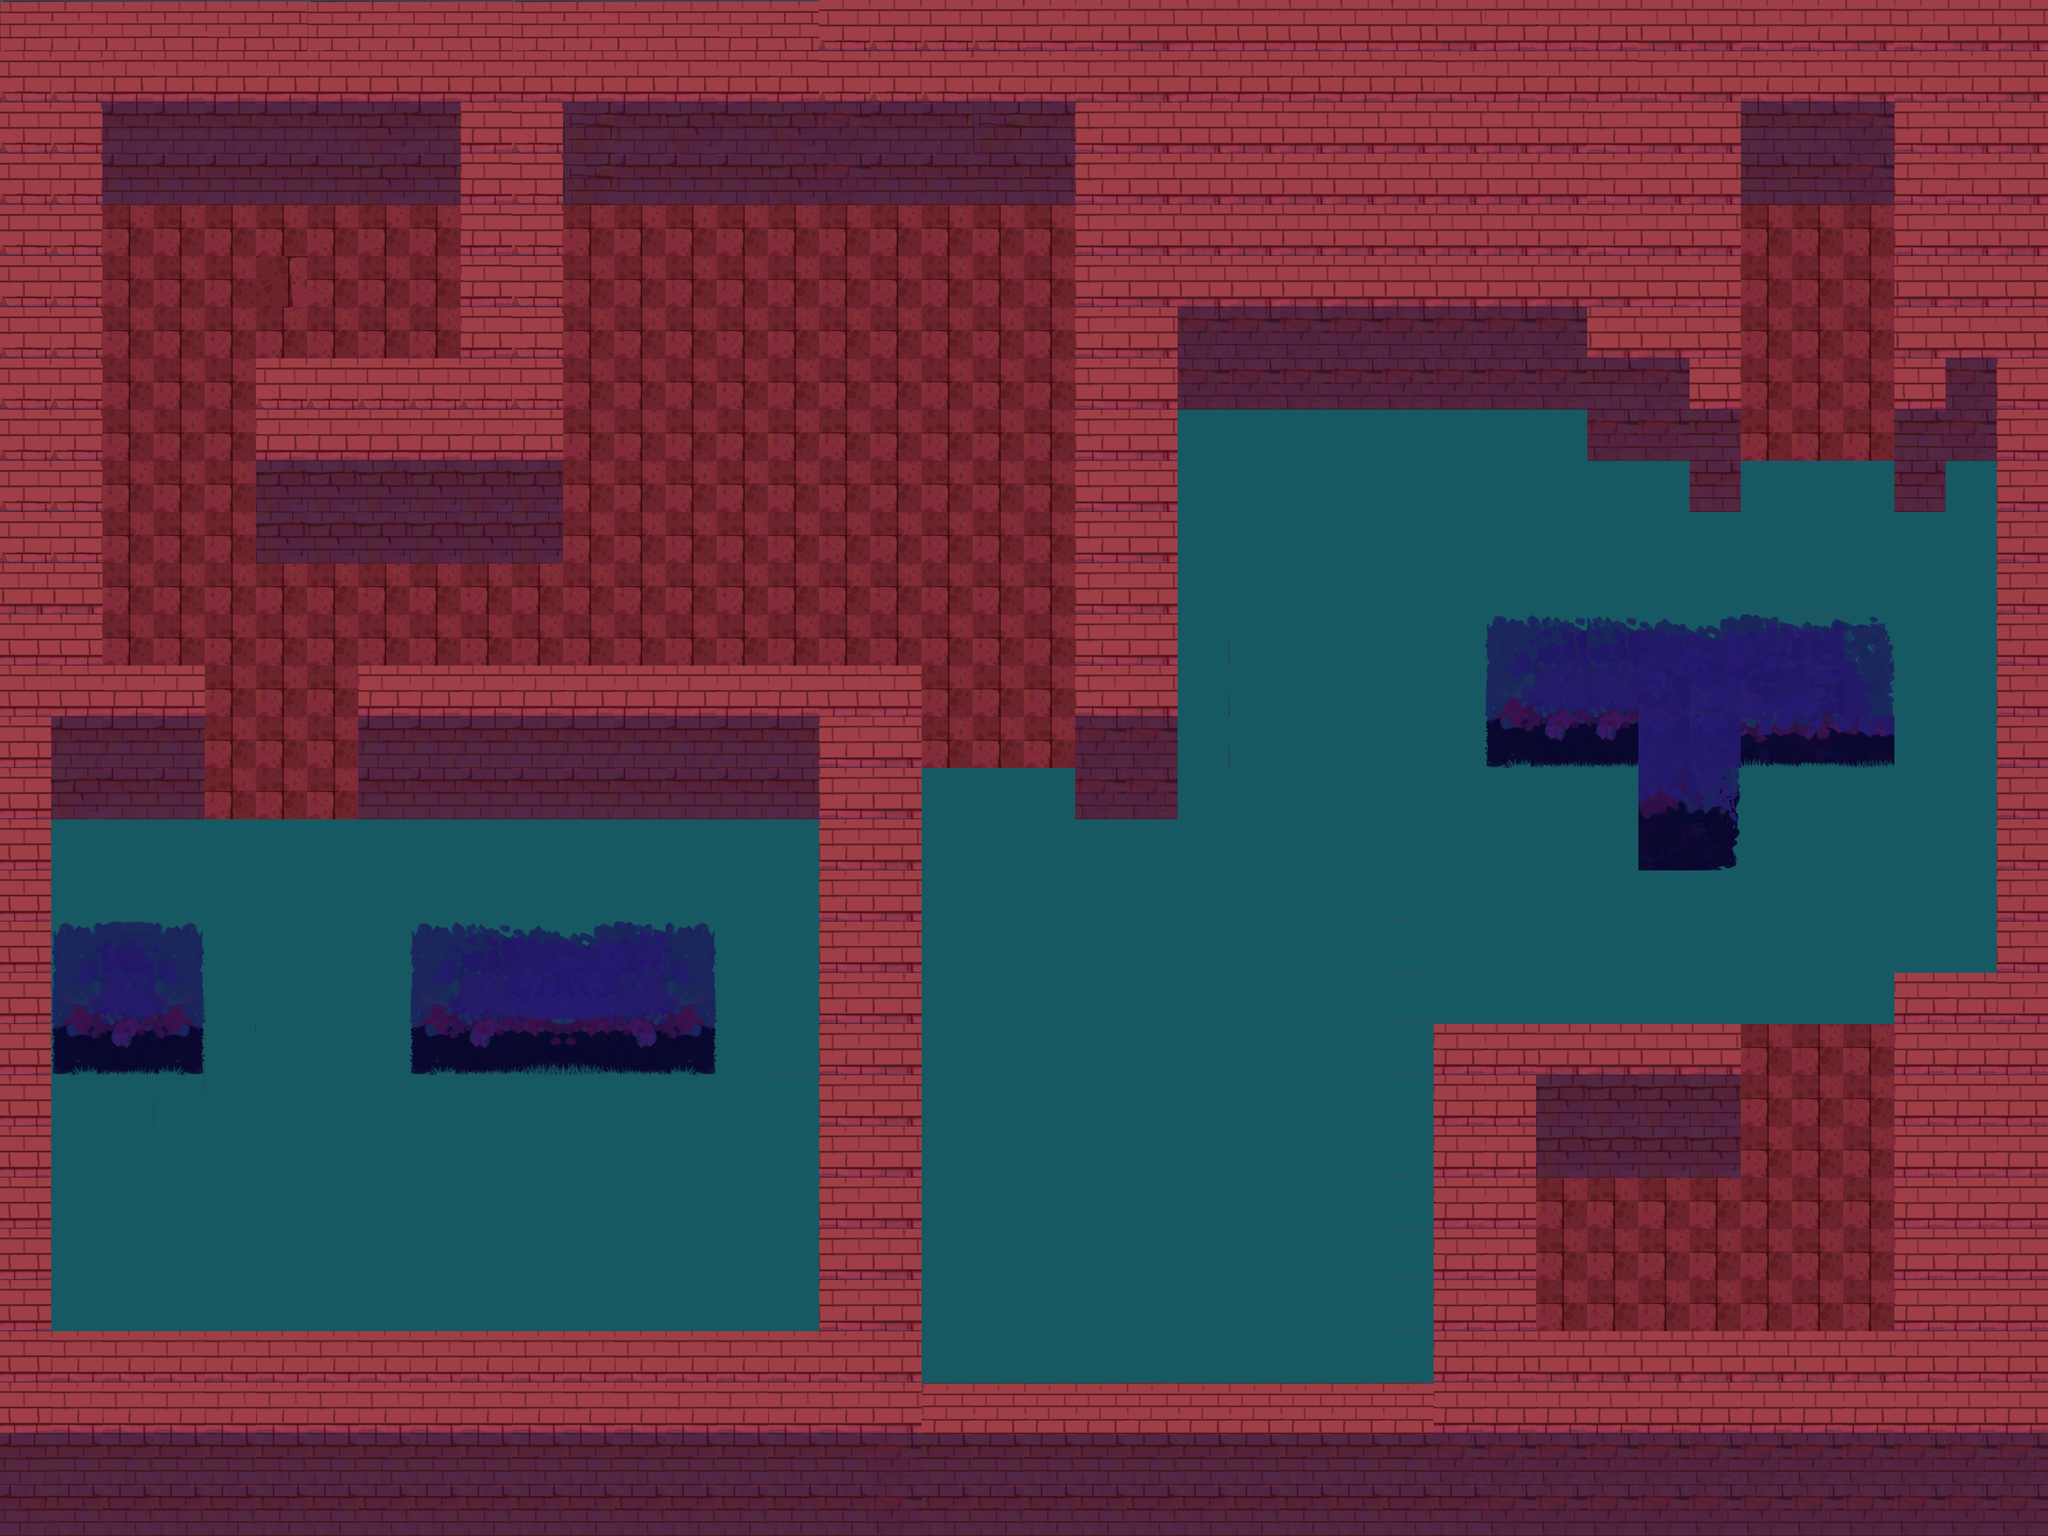

A level layout from a 2D game, rendered from its tile map. Below: a short description, then the map file with tile-grid data replaced by summaries:
An orthogonal 40x30 tile map with 128x128 px tiles, 2 tile layers (ground, wall-tiles), 4 tilesets and 49 objects (5x Guard, 3x Camera, 3x Vent, 2x Door, 2x Key, ...).

<map version="1.10" tiledversion="1.11.2" orientation="orthogonal" renderorder="right-down" width="40" height="30" tilewidth="128" tileheight="128" infinite="0" nextlayerid="5" nextobjectid="76">
 <tileset firstgid="1" source="../../tilesets/walls-2.tsx" />
 <tileset firstgid="211" source="../../tilesets/walls-1.tsx" />
 <tileset firstgid="421" source="../../tilesets/path-3.tsx" />
 <tileset firstgid="677" source="../../tilesets/path-1.tsx" />
 <layer id="1" name="ground" width="40" height="30">
  <data>[1200 cells, 1200 non-empty, 64 distinct tile ids]</data>
 </layer>
 <layer id="4" name="wall-tiles" width="40" height="30">
  <data>[1200 cells, 101 non-empty, 20 distinct tile ids]</data>
 </layer>
 <objectgroup id="2" name="walls">
  <object id="3" x="0" y="0" width="5120" height="512" />
  <object id="4" x="0" y="0" width="256" height="2048" />
  <object id="7" x="1152" y="384" width="256" height="1024" />
  <object id="8" x="640" y="896" width="640" height="512" />
  <object id="9" x="0" y="2048" width="128" height="1792" />
  <object id="10" x="128" y="2304" width="384" height="384" />
  <object id="11" x="1024" y="2304" width="768" height="384" />
  <object id="12" x="0" y="3328" width="2304" height="512" />
  <object id="15" x="128" y="1664" width="384" height="384" />
  <object id="16" x="2176" y="3456" width="2944" height="384" />
  <object id="19" x="4736" y="2432" width="384" height="1152" />
  <object id="20" x="3712" y="3328" width="1152" height="128" />
  <object id="21" x="4992" y="384" width="137.31" height="2168.68" />
  <object id="22" x="4736" y="512" width="256" height="640" />
  <object id="24" x="3968" y="384" width="384" height="768" />
  <object id="25" x="3712" y="1536" width="1024" height="384" />
  <object id="26" x="2688" y="384" width="256" height="1664" />
  <object id="40" x="4096" y="1920" width="256" height="256" />
  <object id="59" x="4224" y="1024" width="128" height="256" />
  <object id="60" x="4736" y="1024" width="128" height="256" />
  <object id="61" x="2944" y="512" width="1024" height="512" />
  <object id="62" x="3584" y="2560" width="256" height="896" />
  <object id="63" x="3712" y="2560" width="640" height="384" />
  <object id="65" x="2176" y="1664" width="128" height="1664" />
  <object id="67" x="896" y="1664" width="1280" height="384" />
 </objectgroup>
 <objectgroup id="3" name="objects">
  <object id="27" type="Door" x="4352" y="896" width="384" height="384" />
  <object id="28" type="Exit" x="4549.78" y="710.102">
   <point />
  </object>
  <object id="29" type="Cat" x="622.605" y="3045.98">
   <point />
  </object>
  <object id="30" type="Octopus" x="1130.27" y="3117.82">
   <point />
  </object>
  <object id="31" type="Key" x="963.875" y="774.745">
   <point />
  </object>
  <object id="32" type="Door" x="2304" y="1664" width="384" height="384" />
  <object id="33" type="Key" x="4137.93" y="3184.87">
   <point />
  </object>
  <object id="34" type="Guard" x="3223.09" y="2628.92">
   <properties>
    <property name="angle" type="float" value="270" />
    <property name="path" type="object" value="35" />
   </properties>
   <point />
  </object>
  <object id="35" x="3245.52" y="2556.05">
   <polyline points="0,0 -689.462,-5.60538 -689.462,745.516 44.843,751.121" />
  </object>
  <object id="36" type="Camera" x="3543.72" y="2558.9">
   <properties>
    <property name="angle" type="float" value="135" />
    <property name="fov" type="float" value="30" />
    <property name="viewDistance" type="float" value="6.5" />
   </properties>
   <point />
  </object>
  <object id="37" type="Camera" x="4929.25" y="1281.49">
   <properties>
    <property name="angle" type="float" value="270" />
    <property name="fov" type="float" value="60" />
    <property name="viewDistance" type="float" value="5" />
   </properties>
   <point />
  </object>
  <object id="42" type="Guard" x="4161.7" y="1239.06">
   <properties>
    <property name="angle" type="float" value="270" />
    <property name="path" type="object" value="0" />
   </properties>
   <point />
  </object>
  <object id="43" type="Guard" x="4543.66" y="3191.07">
   <properties>
    <property name="angle" type="float" value="270" />
    <property name="path" type="object" value="44" />
   </properties>
   <point />
  </object>
  <object id="44" x="4305.13" y="3242.15">
   <polyline points="0,0 344.714,9.26343 341.431,-1204.25 650.033,-1204.25" />
  </object>
  <object id="45" type="Camera" x="1119.18" y="596.194">
   <properties>
    <property name="angle" type="float" value="225" />
    <property name="fov" type="float" value="60" />
    <property name="viewDistance" type="float" value="5" />
   </properties>
   <point />
  </object>
  <object id="49" type="Guard" x="1605.26" y="636.842">
   <properties>
    <property name="angle" type="float" value="270" />
    <property name="path" type="object" value="50" />
   </properties>
   <point />
  </object>
  <object id="50" x="1631.58" y="642.105">
   <polyline points="0,0 852.632,0 857.895,289.261 10.5263,280.222" />
  </object>
  <object id="51" type="Guard" x="384.211" y="1600">
   <properties>
    <property name="angle" type="float" value="270" />
    <property name="path" type="object" value="52" />
   </properties>
   <point />
  </object>
  <object id="52" x="394.737" y="1578.95">
   <polyline points="0,0 1610.53,-5.26316" />
  </object>
  <object id="53" type="Vent" x="4289.89" y="3032.75">
   <point />
  </object>
  <object id="54" type="Vent" x="1353.24" y="1554.1">
   <point />
  </object>
  <object id="55" type="Vent" x="3432.21" y="1688.48">
   <point />
  </object>
  <object id="74" type="Checkpoint" x="2364" y="2148">
   <properties>
    <property name="door" type="object" value="32" />
    <property name="forCat" type="bool" value="true" />
   </properties>
   <point />
  </object>
  <object id="75" type="Checkpoint" x="2472" y="2152">
   <properties>
    <property name="door" type="object" value="32" />
    <property name="forCat" type="bool" value="false" />
   </properties>
   <point />
  </object>
 </objectgroup>
</map>
